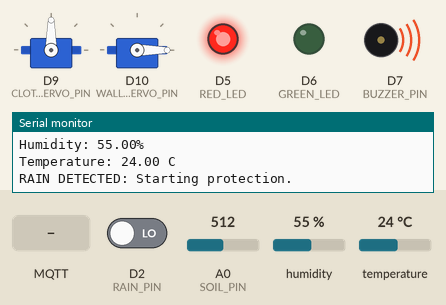
Simulated run of this sketch. Board: Arduino MKR. Shown: 2 × servo, output pins drawn as LEDs (lit = HIGH), buzzer (waves = sounding), the last lines printed to the serial monitor. The test bench sets the inputs (shaded band); at power-on: D2 (RAIN_PIN) LOW, A0 (SOIL_PIN) = 512, humidity 55 %, temperature 24 °C. WiFi joins after 1.5 s; servers stay silent unless stated; no MQTT or app messages arrive unless stated.

Above: at 2.7 s.
2.8 s: D2 (RAIN_PIN) driven HIGH
At 4.9 s:
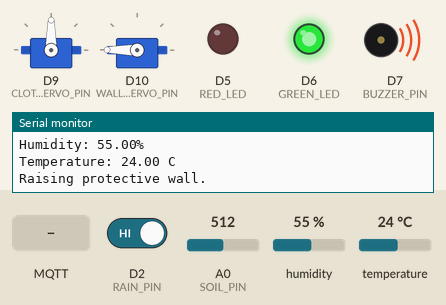
9.5 s: A0 (SOIL_PIN) set to 460
11.5 s: A0 (SOIL_PIN) set to 437
At 13.2 s:
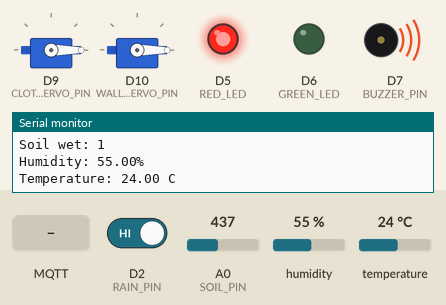
13.5 s: MQTT message "RAISE_WALL" arrives on the first subscribed topic
At 14.3 s:
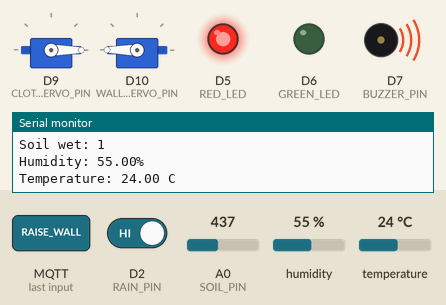
15.0 s: MQTT message "CLOSE_CLOTHESLINE" arrives on the first subscribed topic
At 15.4 s:
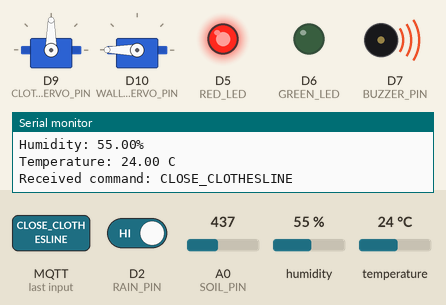
16.5 s: A0 (SOIL_PIN) set to 511
At 19.2 s:
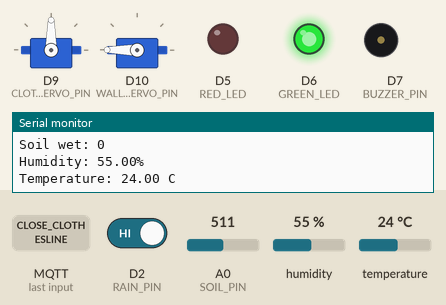
Timing chart, 0 to 20.5 s (numbered marks = the images above; inputs shaded):
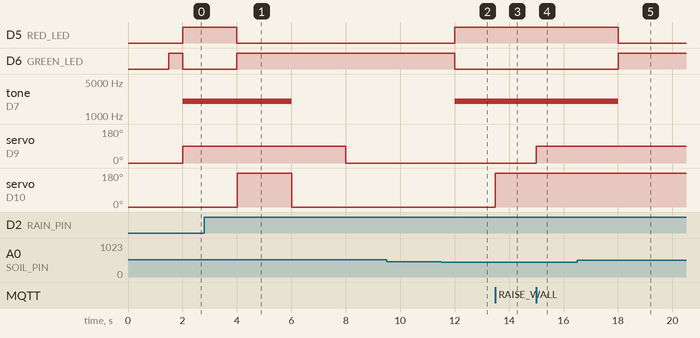

The sketch:

sketch_sep21a.ino
```cpp
#include <WiFiNINA.h>
#include <PubSubClient.h>
#include <Servo.h>
#include <DHT.h>

// ---------------- WIFI SETTINGS ----------------
const char* WIFI_SSID = "HARYANA";
const char* WIFI_PASSWORD = "aryan1234";

// ---------------- MQTT SETTINGS ----------------
const char* MQTT_SERVER = "192.168.43.206";
const int MQTT_PORT = 1883;

const char* MQTT_USER = "smartgarden";
const char* MQTT_PASSWORD = "Aryan@2421";

const char* STATUS_TOPIC = "smartgarden/status";
const char* COMMAND_TOPIC = "smartgarden/command";

// ---------------- PIN SETTINGS ----------------
#define RAIN_PIN 2
#define DHT_PIN 3
#define DHT_TYPE DHT22

#define SOIL_PIN A0

#define RED_LED 5
#define GREEN_LED 6
#define BUZZER_PIN 7

#define CLOTHESLINE_SERVO_PIN 9
#define WALL_SERVO_PIN 10

// ---------------- OBJECTS ----------------
WiFiClient wifiClient;
PubSubClient mqtt(wifiClient);

DHT dht(DHT_PIN, DHT_TYPE);

Servo clotheslineServo;
Servo wallServo;

// ---------------- SENSOR VALUES ----------------
int soilValue = 0;
int soilThreshold = 450;

bool rainDetected = false;
bool soilWet = false;

float humidity = 0;
float temperature = 0;

// Assumed servo positions.
// Check that these match your physical mechanism.
int clotheslineAngle = 0;
int wallAngle = 0;

// ---------------- MOTOR STATES ----------------
enum MotorState {
  IDLE,
  CLOSING_CLOTHESLINE,
  RAISING_WALL,
  PROTECTED,
  LOWERING_WALL,
  EXPANDING_CLOTHESLINE
};

MotorState motorState = IDLE;

unsigned long motorTimer = 0;
unsigned long lastSensorRead = 0;
unsigned long lastStatusPublish = 0;
unsigned long lastMqttAttempt = 0;

const unsigned long MOTOR_WAIT = 2000;
const unsigned long SENSOR_INTERVAL = 2000;
const unsigned long STATUS_INTERVAL = 2000;

bool protectionActive = false;
bool rainAlarmActive = false;

// ---------------- SENSOR READING ----------------
void readSensors() {
  // Assumes LOW means rain detected.
  rainDetected = (digitalRead(RAIN_PIN) == LOW);

  soilValue = analogRead(SOIL_PIN);

  // Starting assumption: lower reading means wetter soil.
  soilWet = (soilValue < soilThreshold);

  humidity = dht.readHumidity();
  temperature = dht.readTemperature();

  Serial.println("------------------------");
  Serial.print("Rain detected: ");
  Serial.println(rainDetected);

  Serial.print("Soil value: ");
  Serial.println(soilValue);

  Serial.print("Soil wet: ");
  Serial.println(soilWet);

  if (!isnan(humidity) && !isnan(temperature)) {
    Serial.print("Humidity: ");
    Serial.print(humidity);
    Serial.println("%");

    Serial.print("Temperature: ");
    Serial.print(temperature);
    Serial.println(" C");
  } else {
    Serial.println("DHT22 reading unavailable");
  }
}

// ---------------- LED AND BUZZER ----------------
void updateIndicators() {
  if (rainDetected || soilWet) {
    digitalWrite(RED_LED, HIGH);
    digitalWrite(GREEN_LED, LOW);
  } else {
    digitalWrite(RED_LED, LOW);
    digitalWrite(GREEN_LED, HIGH);
  }

  if (soilWet || rainAlarmActive) {
    tone(BUZZER_PIN, 2000);
  } else {
    noTone(BUZZER_PIN);
  }
}

// ---------------- MQTT COMMAND CALLBACK ----------------
void mqttCallback(char* topic, byte* payload, unsigned int length) {
  String command = "";

  for (unsigned int i = 0; i < length; i++) {
    command += (char)payload[i];
  }

  command.trim();

  Serial.print("Received command: ");
  Serial.println(command);

  // Do not allow manual operation during automatic rain protection.
  if (rainDetected || motorState != IDLE || protectionActive) {
    Serial.println("Manual command ignored: automatic protection is active.");
    return;
  }

  if (command == "CLOSE_CLOTHESLINE") {
    clotheslineServo.write(90);
    clotheslineAngle = 90;
  }

  else if (command == "EXPAND_CLOTHESLINE") {
    clotheslineServo.write(0);
    clotheslineAngle = 0;
  }

  else if (command == "RAISE_WALL") {
    wallServo.write(180);
    wallAngle = 180;
  }

  else if (command == "LOWER_WALL") {
    wallServo.write(0);
    wallAngle = 0;
  }
}

// ---------------- WIFI CONNECTION ----------------
void connectWiFi() {
  Serial.print("Connecting to Wi-Fi");

  while (WiFi.status() != WL_CONNECTED) {
    WiFi.begin(WIFI_SSID, WIFI_PASSWORD);

    unsigned long startAttempt = millis();

    while (WiFi.status() != WL_CONNECTED &&
           millis() - startAttempt < 10000) {
      delay(500);
      Serial.print(".");
    }
  }

  Serial.println();
  Serial.println("Wi-Fi connected!");

  Serial.print("Arduino IP: ");
  Serial.println(WiFi.localIP());
}

// ---------------- MQTT CONNECTION ----------------
void reconnectMQTT() {
  if (mqtt.connected()) {
    return;
  }

  if (millis() - lastMqttAttempt < 5000) {
    return;
  }

  lastMqttAttempt = millis();

  Serial.println("Connecting to MQTT...");

  if (mqtt.connect("SmartRainArduino", MQTT_USER, MQTT_PASSWORD)) {
    Serial.println("MQTT connected!");

    mqtt.subscribe(COMMAND_TOPIC);
  } else {
    Serial.print("MQTT connection failed. State: ");
    Serial.println(mqtt.state());
  }
}

// ---------------- AUTOMATIC MOTOR CONTROL ----------------
void automaticMotorControl() {

  // Start rain protection when rain is detected.
  if (rainDetected && motorState == IDLE && !protectionActive) {

    Serial.println("RAIN DETECTED: Starting protection.");

    protectionActive = true;
    rainAlarmActive = true;

    clotheslineServo.write(90);
    clotheslineAngle = 90;

    motorState = CLOSING_CLOTHESLINE;
    motorTimer = millis();
  }

  // Wait for clothesline to close.
  if (motorState == CLOSING_CLOTHESLINE) {

    if (millis() - motorTimer >= MOTOR_WAIT) {

      wallServo.write(180);
      wallAngle = 180;

      motorState = RAISING_WALL;
      motorTimer = millis();

      Serial.println("Raising protective wall.");
    }
  }

  // Wait for protective wall to raise.
  else if (motorState == RAISING_WALL) {

    if (millis() - motorTimer >= MOTOR_WAIT) {

      motorState = PROTECTED;
      rainAlarmActive = false;

      Serial.println("Rain protection completed.");
    }
  }

  // When rain stops, restore the system.
  if (!rainDetected && motorState == PROTECTED) {

    Serial.println("Rain stopped: Restoring system.");

    rainAlarmActive = false;

    wallServo.write(0);
    wallAngle = 0;

    motorState = LOWERING_WALL;
    motorTimer = millis();
  }

  // Wait for wall to lower.
  else if (motorState == LOWERING_WALL) {

    if (millis() - motorTimer >= MOTOR_WAIT) {

      clotheslineServo.write(0);
      clotheslineAngle = 0;

      motorState = EXPANDING_CLOTHESLINE;
      motorTimer = millis();

      Serial.println("Expanding clothesline.");
    }
  }

  // Wait for clothesline to expand.
  else if (motorState == EXPANDING_CLOTHESLINE) {

    if (millis() - motorTimer >= MOTOR_WAIT) {

      motorState = IDLE;
      protectionActive = false;

      Serial.println("System returned to normal.");
    }
  }
}

// ---------------- MQTT STATUS PUBLISH ----------------
void publishStatus() {

  if (!mqtt.connected()) {
    return;
  }

  char message[300];

  snprintf(
    message,
    sizeof(message),
    "{\"rain\":%s,\"soilWet\":%s,\"soilValue\":%d,"
    "\"humidity\":%.1f,\"temperature\":%.1f,"
    "\"redLed\":%s,\"greenLed\":%s,\"buzzer\":%s,"
    "\"clotheslineAngle\":%d,\"wallAngle\":%d,"
    "\"motorState\":%d}",
    rainDetected ? "true" : "false",
    soilWet ? "true" : "false",
    soilValue,
    isnan(humidity) ? 0.0 : humidity,
    isnan(temperature) ? 0.0 : temperature,
    (rainDetected || soilWet) ? "true" : "false",
    (!rainDetected && !soilWet) ? "true" : "false",
    (soilWet || rainAlarmActive) ? "true" : "false",
    clotheslineAngle,
    wallAngle,
    (int)motorState
  );

  mqtt.publish(STATUS_TOPIC, message);
}

// ---------------- SETUP ----------------
void setup() {
  Serial.begin(9600);

  pinMode(RAIN_PIN, INPUT);
  pinMode(RED_LED, OUTPUT);
  pinMode(GREEN_LED, OUTPUT);
  pinMode(BUZZER_PIN, OUTPUT);

  clotheslineServo.attach(CLOTHESLINE_SERVO_PIN);
  wallServo.attach(WALL_SERVO_PIN);

  clotheslineServo.write(0);
  wallServo.write(0);

  dht.begin();

  mqtt.setServer(MQTT_SERVER, MQTT_PORT);
  mqtt.setCallback(mqttCallback);

  connectWiFi();
}

// ---------------- MAIN LOOP ----------------
void loop() {

  if (WiFi.status() != WL_CONNECTED) {
    connectWiFi();
  }

  reconnectMQTT();
  mqtt.loop();

  if (millis() - lastSensorRead >= SENSOR_INTERVAL) {
    lastSensorRead = millis();
    readSensors();
  }

  automaticMotorControl();
  updateIndicators();

  if (millis() - lastStatusPublish >= STATUS_INTERVAL) {
    lastStatusPublish = millis();
    publishStatus();
  }
}
```

Measured:
- the behaviour switches between 450 and 449 on A0 (SOIL_PIN) (found by bisection; images 1 and 2)
- after the input at 2.8 s, D5 (RED_LED): HIGH → LOW after 1.2 s; D6 (GREEN_LED): LOW → HIGH after 1.2 s; servo on D9 (CLOTHESLINE_SERVO_PIN): 90° → 0° after 5.2 s
- after the input at 11.5 s, D5 (RED_LED): LOW → HIGH after 0.50 s; D6 (GREEN_LED): HIGH → LOW after 0.50 s; tone on D7 (BUZZER_PIN): silent → 2000 Hz after 0.50 s
- after the input at 13.5 s, servo on D10 (WALL_SERVO_PIN): 0° → 180° at once
- after the input at 15.0 s, servo on D9 (CLOTHESLINE_SERVO_PIN): 0° → 90° at once
- after the input at 16.5 s, D5 (RED_LED): HIGH → LOW after 1.5 s; D6 (GREEN_LED): LOW → HIGH after 1.5 s; tone on D7 (BUZZER_PIN): 2000 Hz → silent after 1.5 s
